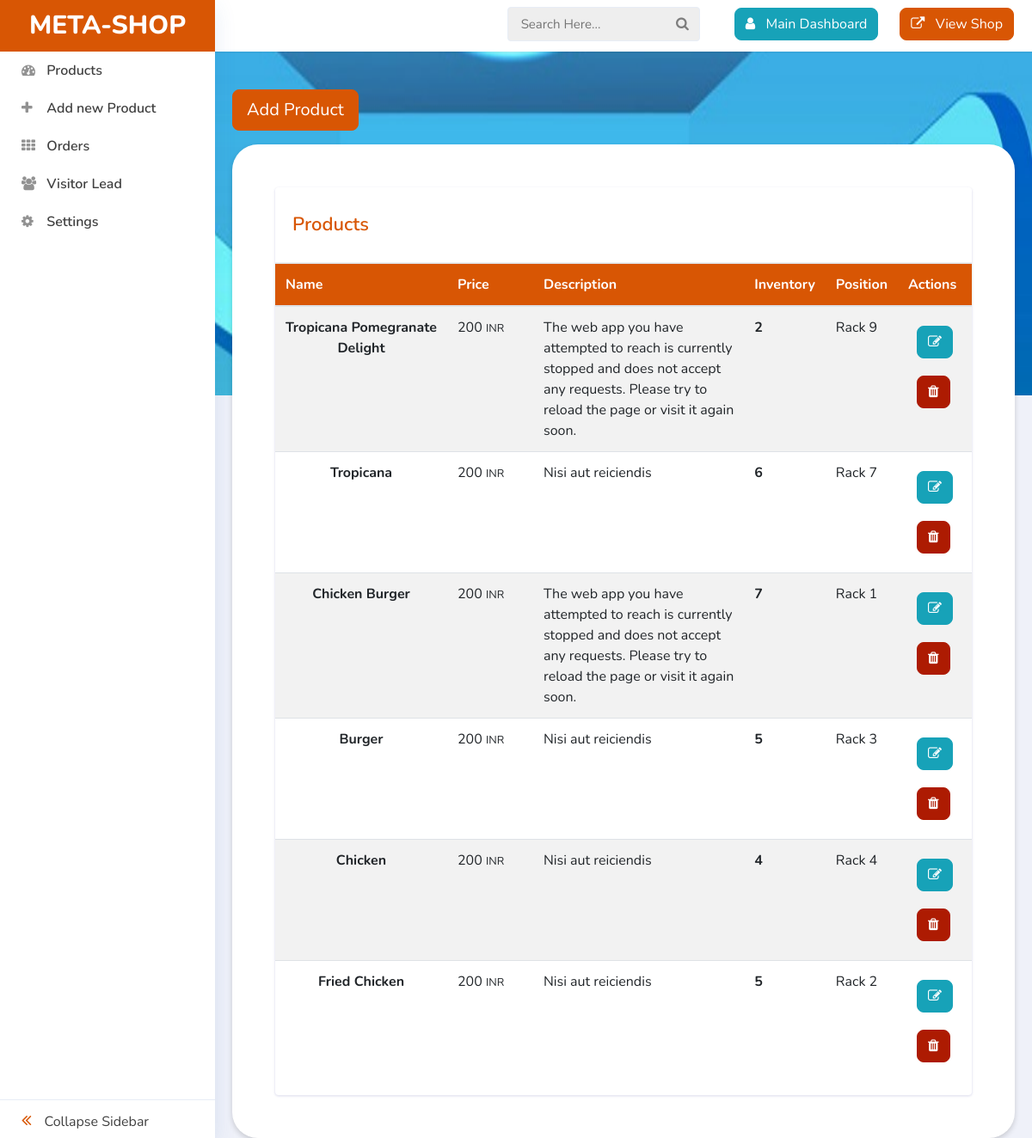
The page /control/pages/1672196528/list.php on the database its author committed.
### tables this page shows
CREATE TABLE `1672196528_meta_product_table` (
  `id` int(2) NOT NULL,
  `name` varchar(355) DEFAULT NULL,
  `price` int(11) DEFAULT NULL,
  `description` varchar(355) DEFAULT NULL,
  `img` varchar(355) DEFAULT NULL,
  `qty` int(11) DEFAULT NULL,
  `rack` int(11) DEFAULT NULL,
  `glb_model` varchar(355) DEFAULT NULL,
  `tag` varchar(355) DEFAULT NULL,
  `scale` varchar(355) DEFAULT NULL,
  `rotation` varchar(355) DEFAULT NULL,
  `location_id` int(11) DEFAULT NULL,
  `custom_position_vertical` varchar(355) DEFAULT NULL,
  `status` int(11) DEFAULT NULL
);

### control/pages/1672196528/list.php (called while the page is built)
<?php $table_name='1672196528_meta_product_table';?><?php
include("../../src/prototype/sample/list.php");
?>

### db/connection.php (called while the page is built, shortened)
<?php
$dbname = 'sosalin_word';
?>

### control/src/query/query.php (called while the page is built, shortened)
<?php
function select($table,$condition=[]){
    include('../../src/config/connection.php');
    $table=mysqli_real_escape_string($conn, $table);
        if(isset($condition['limit'])){
            $limit= $condition['limit'];
            $limit=mysqli_real_escape_string($conn, $limit);
            $limitq="LIMIT $limit";
        }else{
            $limitq="LIMIT 10000000000000000000";
        }
        if(isset($condition['offset'])){
            $ofset= $condition['offset'];
            $ofset=mysqli_real_escape_string($conn, $ofset);
            $ofsetq="OFFSET $ofset";
        }else{
            $ofsetq="OFFSET 0";
        }
        if(isset($condition['order'])){
            $order=$condition['order'];
            $orders = [];
            foreach($order as $names => $vals){
                $orders = mysqli_real_escape_string($conn,$names)." ".mysqli_real_escape_string($conn,$vals);
            }
        }else{ $orders= "id asc"; }
                $table_name=$table;
                $linkp=mysqli_connect($host, $user, $pass);
                $result = mysqli_query($linkp,"SHOW COLUMNS FROM $table_name");
                    if(mysqli_num_rows($result) > 0) {
                            $form_data=array();
                                while ($row = mysqli_fetch_assoc($result)) {
                                    $form_data[]=$row['Field'];
                                }
                    }
                $total_data=array();
                        if(isset($conditions)){
                            $columns = [];
                            foreach($conditions as $name => $val){
                                $columns[] = "$name = '".mysqli_real_escape_string($conn, $val)."'";
                            }
                            $sql = "SELECT * FROM `$table_name`  WHERE ".implode(" AND ", $columns)." ORDER BY $orders "."$limitq "." $ofsetq" ;
                        }else{
                            $sql = "SELECT * FROM `$table_name` ";
                        }
                        $retval=mysqli_query($conn, $sql);
                            if(mysqli_num_rows($retval) > 0){
                                while($row = mysqli_fetch_assoc($retval)){
                                    $data=array();
                                        foreach($form_data as $value){
                                            $data[$value]=$row[$value];
                                        }
                                                $total_data[]=$data;
                                }
                            }else{
                            }
                            return $total_data;
}
?>

### control/src/prototype/sample/list.php (the view, shortened to what this page needs)
<?php
include '../../src/config/includes.php';
$get_data = select($table_name);
?>
<?php include '../../header.php'; ?>
<div class="main-content">
   <div class="container-fluid content-top-gap back-g">
      <br/>
      <a href="add.php">
      <button type="button" class="btn btn-primary btn-lg mb-3" >Add Product</button>
      </a>
      <section class="people Rectangle-242 mb-5">
         <section class="w3l-team-block">
            <div class="card card_border">
               <div class="cards__heading" style="margin-bottom: 0px;">
                  <h3>Products</h3>
               </div>
               <table class="table table-striped">
                  <thead style="background: #d85604;color: white;">
                     <tr>
                        <th>Name</th>
                        <th>Price</th>
                        <th>Description</th>
                        <th>Inventory</th>
                        <th>Position</th>
                        <th>Actions</th>
                     </tr>
                  </thead>
                  <tbody>
                     <?php foreach ($get_data as $key => $value) { ?>
                     <tr>
                        <td style="width:200px;">
                           <center>
                              <b> <?php echo $value['name']; ?></b>
                           </center>
                        </td>
                        <td style="width:100px;"><?php echo $value[
                            'price'
                        ]; ?> <small>INR</small></td>
                        <td><?php echo $value['description']; ?></td>
                        <td><b><?php echo $value['qty']; ?></b></td>
                        <td>Rack <?php echo $value['location_id']; ?></td>
                        <td style="width:50px;">
                           <a href="edit.php?id=<?php echo $value['id']; ?>">
                           <button type="button" class="btn btn-info" style="margin:10px;"><i class="fa fa-edit"></i></button>
                           </a>
                           <a href="delete.php?id=<?php echo $value['id']; ?>">
                           <button type="button" class="btn btn-danger" style="margin:10px;"><i class="fa fa-trash"></i></button>
                           </a>
                        </td>
                     </tr>
                     <?php } ?>
                  </tbody>
               </table>
            </div>
         </section>
      </section>
   </div>
</div>
</body>
</html>

### control/src/prototype/sample/list.php (style rules this page uses)
.back-g { background-image: url('../../../assets/gifs/metaverse-shopping-1.jpg'); background-repeat: no-repeat; background-attachment: fixed; background-size: 100% 100%; height: 400px; }
.Rectangle-242 { top: 300px; padding: 50px; border-radius: 30px; box-shadow: 0 3px 6px 0 rgb(0 0 0 / 16%); background-color: #fff; }

### rows shown on the page
1672196528_meta_product_table: name "Tropicana Pomegranate Delight", price "200", description "The web app you have attempted to reach is currently stopped and does not accept any requests. Please try to reload the page or visit it again soon.", qty "2", location "9"
1672196528_meta_product_table: name "Tropicana", price "200", description "Nisi aut reiciendis", qty "6", location "7"
1672196528_meta_product_table: name "Chicken Burger", price "200", description "The web app you have attempted to reach is currently stopped and does not accept any requests. Please try to reload the page or visit it again soon.", qty "7", location "1"
1672196528_meta_product_table: name "Burger", price "200", description "Nisi aut reiciendis", qty "5", location "3"
1672196528_meta_product_table: name "Chicken", price "200", description "Nisi aut reiciendis", qty "4", location "4"
1672196528_meta_product_table: name "Fried Chicken", price "200", description "Nisi aut reiciendis", qty "5", location "2"
